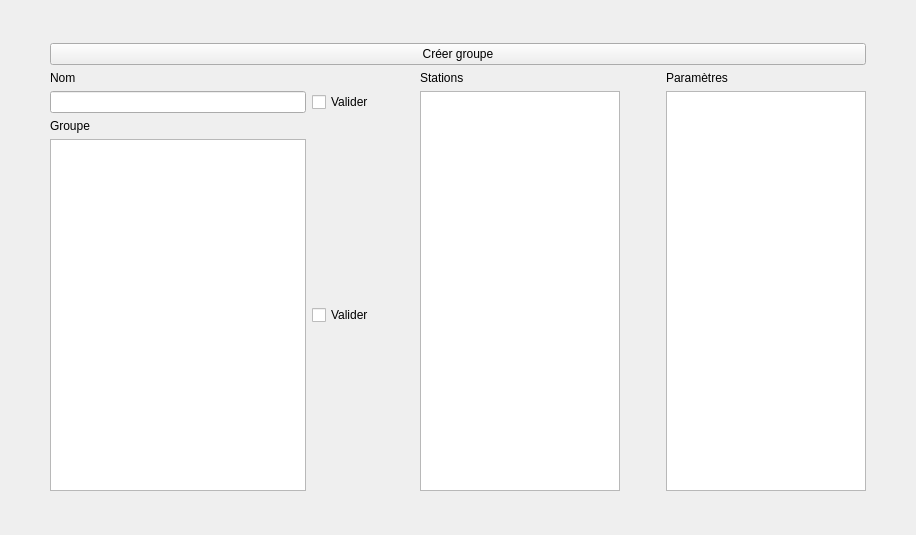
<?xml version="1.0" encoding="UTF-8"?>
<ui version="4.0">
 <class>Form</class>
 <widget class="QWidget" name="Form">
  <property name="geometry">
   <rect>
    <x>0</x>
    <y>0</y>
    <width>916</width>
    <height>535</height>
   </rect>
  </property>
  <property name="windowTitle">
   <string>Création Groupe</string>
  </property>
  <layout class="QGridLayout" name="gridLayout_9">
   <item row="0" column="0">
    <layout class="QGridLayout" name="gridLayout_8">
     <item row="0" column="1">
      <spacer name="verticalSpacer">
       <property name="orientation">
        <enum>Qt::Vertical</enum>
       </property>
       <property name="sizeHint" stdset="0">
        <size>
         <width>20</width>
         <height>40</height>
        </size>
       </property>
      </spacer>
     </item>
     <item row="2" column="0">
      <spacer name="horizontalSpacer_3">
       <property name="orientation">
        <enum>Qt::Horizontal</enum>
       </property>
       <property name="sizeHint" stdset="0">
        <size>
         <width>40</width>
         <height>20</height>
        </size>
       </property>
      </spacer>
     </item>
     <item row="2" column="1" rowspan="2">
      <layout class="QGridLayout" name="gridLayout_7">
       <item row="0" column="0">
        <layout class="QGridLayout" name="gridLayout_6">
         <item row="1" column="0">
          <layout class="QGridLayout" name="gridLayout_5">
           <item row="0" column="0">
            <widget class="QLabel" name="labelGroupe">
             <property name="text">
              <string>Groupe</string>
             </property>
            </widget>
           </item>
           <item row="1" column="0">
            <widget class="QListView" name="listViewGroupe">
             <property name="enabled">
              <bool>true</bool>
             </property>
             <property name="minimumSize">
              <size>
               <width>0</width>
               <height>350</height>
              </size>
             </property>
            </widget>
           </item>
           <item row="1" column="1">
            <widget class="QCheckBox" name="checkBoxGroupe">
             <property name="text">
              <string>Valider</string>
             </property>
            </widget>
           </item>
          </layout>
         </item>
         <item row="0" column="0">
          <layout class="QGridLayout" name="gridLayout_4">
           <item row="0" column="0">
            <widget class="QLabel" name="labelNom">
             <property name="text">
              <string>Nom</string>
             </property>
            </widget>
           </item>
           <item row="1" column="0">
            <widget class="QLineEdit" name="lineEditNom">
             <property name="readOnly">
              <bool>true</bool>
             </property>
            </widget>
           </item>
           <item row="1" column="1">
            <widget class="QCheckBox" name="checkBoxNom">
             <property name="text">
              <string>Valider</string>
             </property>
            </widget>
           </item>
          </layout>
         </item>
        </layout>
       </item>
       <item row="0" column="2">
        <layout class="QGridLayout" name="gridLayout_3">
         <item row="0" column="0">
          <spacer name="horizontalSpacer_2">
           <property name="orientation">
            <enum>Qt::Horizontal</enum>
           </property>
           <property name="sizeHint" stdset="0">
            <size>
             <width>40</width>
             <height>20</height>
            </size>
           </property>
          </spacer>
         </item>
         <item row="0" column="1">
          <layout class="QGridLayout" name="gridLayout">
           <item row="0" column="0">
            <widget class="QLabel" name="labelStations">
             <property name="text">
              <string>Stations</string>
             </property>
            </widget>
           </item>
           <item row="1" column="0">
            <widget class="QListView" name="listViewStations">
             <property name="minimumSize">
              <size>
               <width>0</width>
               <height>400</height>
              </size>
             </property>
             <property name="maximumSize">
              <size>
               <width>200</width>
               <height>16777215</height>
              </size>
             </property>
            </widget>
           </item>
          </layout>
         </item>
         <item row="0" column="2">
          <spacer name="horizontalSpacer">
           <property name="orientation">
            <enum>Qt::Horizontal</enum>
           </property>
           <property name="sizeHint" stdset="0">
            <size>
             <width>40</width>
             <height>20</height>
            </size>
           </property>
          </spacer>
         </item>
         <item row="0" column="3">
          <layout class="QGridLayout" name="gridLayout_2">
           <item row="0" column="0">
            <widget class="QLabel" name="labelParametre">
             <property name="text">
              <string>Paramètres</string>
             </property>
            </widget>
           </item>
           <item row="1" column="0">
            <widget class="QListView" name="listViewParametres">
             <property name="minimumSize">
              <size>
               <width>0</width>
               <height>400</height>
              </size>
             </property>
             <property name="maximumSize">
              <size>
               <width>200</width>
               <height>16777215</height>
              </size>
             </property>
            </widget>
           </item>
          </layout>
         </item>
        </layout>
       </item>
      </layout>
     </item>
     <item row="3" column="2">
      <spacer name="horizontalSpacer_4">
       <property name="orientation">
        <enum>Qt::Horizontal</enum>
       </property>
       <property name="sizeHint" stdset="0">
        <size>
         <width>40</width>
         <height>20</height>
        </size>
       </property>
      </spacer>
     </item>
     <item row="4" column="1">
      <spacer name="verticalSpacer_2">
       <property name="orientation">
        <enum>Qt::Vertical</enum>
       </property>
       <property name="sizeHint" stdset="0">
        <size>
         <width>20</width>
         <height>40</height>
        </size>
       </property>
      </spacer>
     </item>
     <item row="1" column="1">
      <widget class="QPushButton" name="buttonCreer">
       <property name="text">
        <string>Créer groupe</string>
       </property>
      </widget>
     </item>
    </layout>
   </item>
  </layout>
 </widget>
 <resources/>
 <connections/>
</ui>
